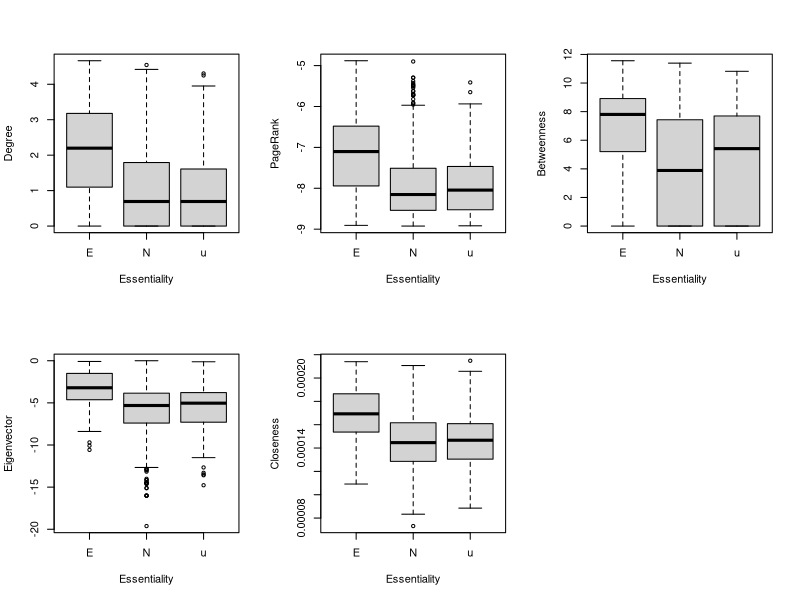
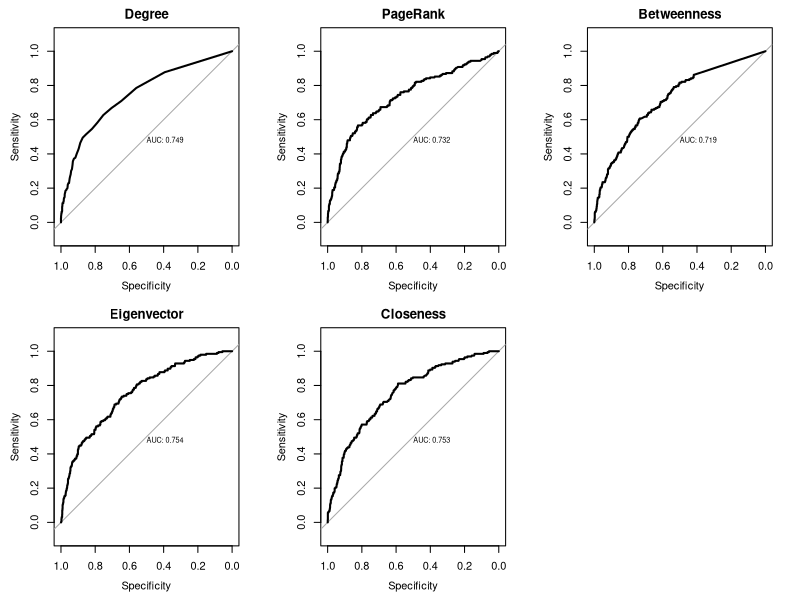

Generate these figures, in order, with R:
#######################################################################
# 中心性解析（Centrality analysis） 
# タンパク質相互作用ネットワークの中心性指標とタンパク質の必須性の関係を調査する。
# * 必須タンパク質と非必須タンパク質を中心性指標の比較と差の統計分析
# * 単一の中心性指標をに基づく必須タンパク質予測の性能評価
#######################################################################

# igraph パッケージ のインストール（もしインストールされていないなら）
if(!require(igraph)) install.packages("igraph")
# igraphパッケージの読み込み
library(igraph)

## 大腸菌のタンパク質相互作用ネットワークの読み込み
# Hu P, Janga SC, Babu M, Díaz-Mejía JJ, Butland G, et al.
# Global functional atlas of Escherichia coli encompassing previously uncharacterized proteins.
# PLoS Biol. 2009 Apr 28;7(4):e96. doi: 10.1371/journal.pbio.1000096.

# エッジリストの読み込み
d <- read.table("ecoli_ppi_Hu_etal_2009.txt")
# グラフオブジェクトの作成
g <- simplify(graph.data.frame(d,directed=F),remove.multiple=T,remove.loops=T)

# 最大連結成分の取得
cls <- clusters(g,"weak")
g <- delete.vertices(g,subset(V(g),cls$membership!=which(cls$csize==max(cls$csize))[[1]]))

## 中心性指標の計算
# 次数中心性（degree centrality）
degree <- degree(g)
# 固有ベクトル中心性（eigenvector centraliry）
eigen <- evcent(g)$vector
# PageRank
page <- page.rank(g)$vector
# 近接中心性（closeness centrality）
closen <- closeness(g)
# 媒介中心性（betweenness centrality）
between <- betweenness(g)

## データフレームにまとめる
nprop <- data.frame(V(g)$name,degree,eigen,page,closen,between)
names(nprop)[[1]] <- "gene"

## タンパク質の必須性のデータを読み込む
# Baba T, Ara T, Hasegawa M, Takai Y, Okumura Y, Baba M, Datsenko KA, Tomita M, Wanner BL, Mori H
# Construction of Escherichia coli K-12 in-frame, single-gene knockout mutants: the Keio collection.
# Mol Syst Biol. 2006;2:2006.0008. Epub 2006 Feb 21. doi: 10.1038/msb4100050
ess <- read.table("ecoli_proteins_essentiality_Baba2006MSB.txt",header=T)
# 必須（E），非必須（N），不明（u）

## 中心性指標のデータと必須性のデータをマージする
d <- merge(ess,nprop,by="gene")

## Boxplot
layout(matrix(1:6, ncol=3))
# 次数中心性（degree centrality）
boxplot(log(d$degree)~d$essential,xlab="Essentiality",ylab="Degree")
# 固有ベクトル中心性（eigenvector centraliry）
boxplot(log(d$eigen)~d$essential,xlab="Essentiality",ylab="Eigenvector")
# PageRank
boxplot(log(d$page)~d$essential,xlab="Essentiality",ylab="PageRank")
# 近接中心性（closeness centrality）
boxplot(d$closen~d$essential,xlab="Essentiality",ylab="Closeness")
# 媒介中心性（betweenness centrality）
boxplot(log(d$between+1)~d$essential,xlab="Essentiality",ylab="Betweenness")

## 必須タンパク質と非必須タンパク質の中心性指標の差を統計検定する。
# 必須タンパク質の中心性指標
ess_nprop <- d[d$essential=="E",]
# 非必須タンパク質の中心性指標
noness_nprop <- d[d$essential=="N",]

# wilcoxon test
cat("## 次数中心性（degree centrality）\n")
cat("中央値　必須：",median(ess_nprop$degree),"非必須：",median(noness_nprop$degree),"\n")
wilcox.test(ess_nprop$degree,noness_nprop$degree)

cat("## 固有ベクトル中心性（eigenvector centraliry）\n")
cat("中央値　必須：",median(ess_nprop$eigen),"非必須：",median(noness_nprop$eigen),"\n")
wilcox.test(ess_nprop$eigen,noness_nprop$eigen)

cat("## PageRank\n")
cat("中央値　必須：",median(ess_nprop$page),"非必須：",median(noness_nprop$page),"\n")
wilcox.test(ess_nprop$page,noness_nprop$page)

cat("## 近接中心性（closeness centrality）\n")
cat("中央値　必須：",median(ess_nprop$closen),"非必須：",median(noness_nprop$closen),"\n")
wilcox.test(ess_nprop$closen,noness_nprop$closen)

cat("## 媒介中心性（betweenness centrality）\n")
cat("中央値　必須：",median(ess_nprop$between),"非必須：",median(noness_nprop$between),"\n")
wilcox.test(ess_nprop$between,noness_nprop$between)

## 単一の中心性指標を使って必須性を予測する。
# unknownの遺伝子を除外する。
d2 <- d[d$essential!="n",]
# 必須なら1，非必須なら0とする。
d2$essential <- ifelse(d2$essential == "E",1,0)

# ROCカーブを書くためのパッケージを読み込む
if(!require(pROC)) install.packages("pROC")
library(pROC)

# ROCカーブをプロットする。
layout(matrix(1:6, ncol=3))
# 次数中心性（degree centrality）
plot.roc(d2$essential,d2$degree,print.auc=T,main="Degree")
# 固有ベクトル中心性（eigenvector centraliry）
plot.roc(d2$essential,d2$eigen,print.auc=T,main="Eigenvector")
# PageRank
plot.roc(d2$essential,d2$page,print.auc=T,main="PageRank")
# 近接中心性（closeness centrality）
plot.roc(d2$essential,d2$closen,print.auc=T,main="Closeness")
# 媒介中心性（betweenness centrality）
plot.roc(d2$essential,d2$between,print.auc=T,main="Betweenness")

